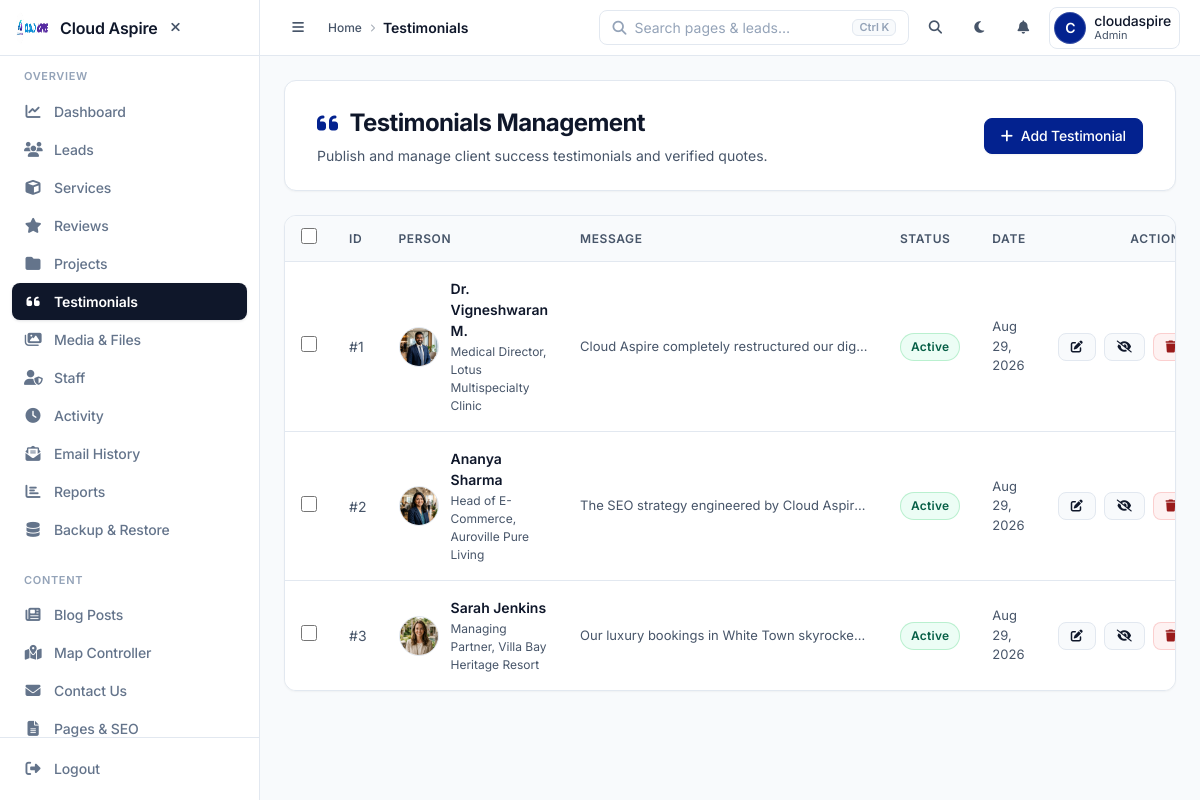
The page /admin/testimonials.php (signed in) on the database as committed earlier.
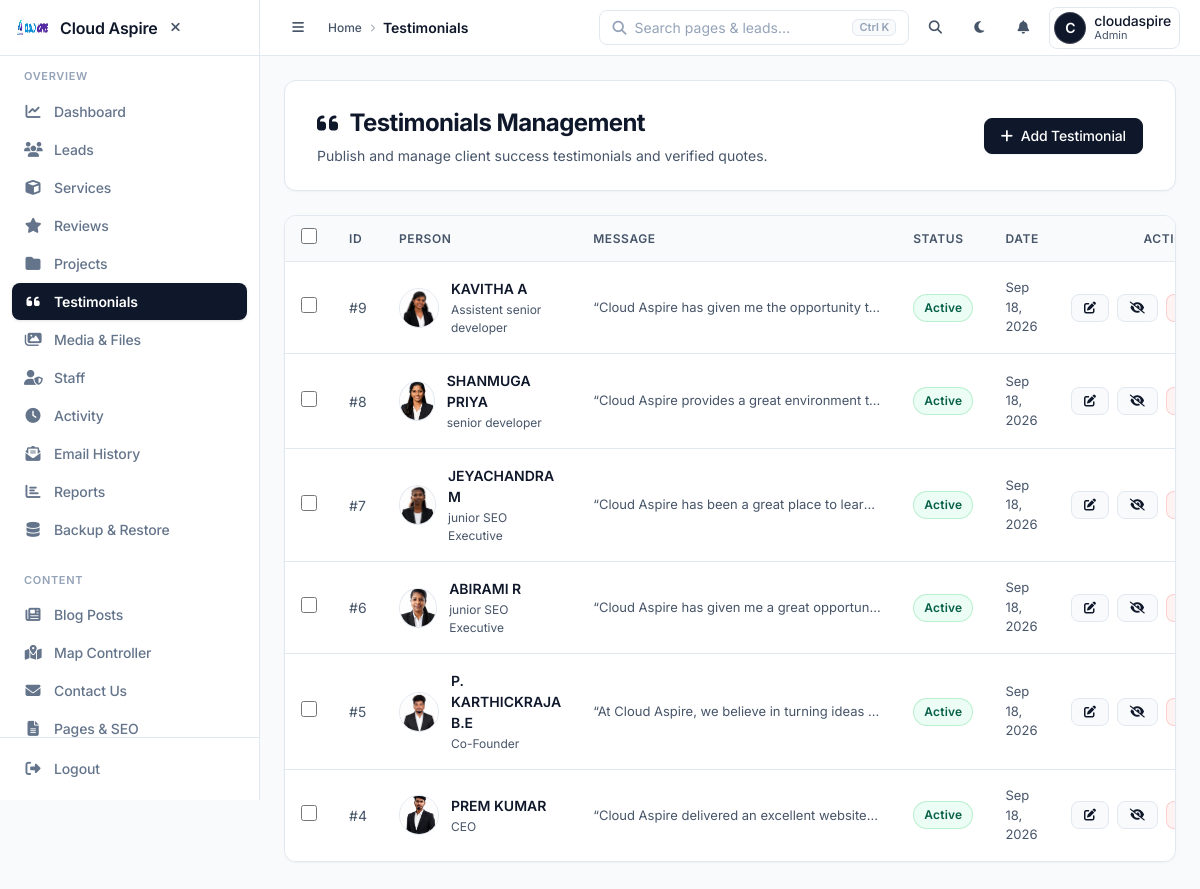
The same page on the database as committed later.
### tables this page shows
CREATE TABLE `testimonials` (
  `id` int NOT NULL,
  `name` varchar(150) NOT NULL,
  `designation` varchar(150) DEFAULT NULL,
  `message` text,
  `image` varchar(500) DEFAULT NULL,
  `status` enum('active','inactive') DEFAULT 'active',
  `created_at` timestamp NULL DEFAULT CURRENT_TIMESTAMP,
  `updated_at` timestamp NULL DEFAULT CURRENT_TIMESTAMP ON UPDATE CURRENT_TIMESTAMP
);

### admin/testimonials.php (called while the page is built, shortened)
<?php
require_once __DIR__ . '/../app/security_notifier.php';
$testimonials = $conn->query("SELECT * FROM testimonials ORDER BY created_at DESC")->fetchAll(PDO::FETCH_ASSOC);
require_once __DIR__ . '/../app/Views/admin/testimonials.php';

### app/Views/admin/testimonials.php (the view, shortened to what the changed rows need)
<?php
require_once __DIR__ . '/../../../admin/includes/header.php';
$testimonials = $testimonials ?? [];
?>
<div class="saas-page-header">
    <div>
        <h1 class="page-title"><i class="fas fa-quote-left" style="color: var(--primary);"></i> Testimonials Management</h1>
    </div>
</div>
<div class="content-card">
    <div class="table-responsive">
        <table>
            <thead>
                <tr>
                    <th style="width: 36px;"><input type="checkbox" class="testimonial-checkbox" id="selectAllCb" onclick="toggleSelectAll(this)"></th>
                    <th style="width: 60px;">ID</th>
                    <th>Person</th>
                    <th>Message</th>
                    <th>Status</th>
                    <th>Date</th>
                    <th style="text-align: right;">Actions</th>
                </tr>
            </thead>
            <tbody>
                <?php foreach ($testimonials as $t): ?>
                <tr>
                    <td><input type="checkbox" class="testimonial-checkbox row-cb" value="<?= $t['id'] ?>" onclick="updateBulkBar()"></td>
                    <td style="color: var(--text-muted);">#<?= $t['id'] ?></td>
                    <td>
                        <div style="display: flex; align-items: center; gap: 12px;">
                            <?php
                            $admin_avatar = '';
                            if (!empty($t['image'])) {
                                $admin_avatar = (str_starts_with($t['image'], 'http://') || str_starts_with($t['image'], 'https://') || str_starts_with($t['image'], '/')) ? $t['image'] : '../' . $t['image'];
                            }
                            ?>
                            <?php if ($admin_avatar): ?>
                                <img src="<?= htmlspecialchars($admin_avatar) ?>" alt="Avatar" class="avatar-img">
                            <?php else: ?>
                                <div class="avatar-placeholder"><?= strtoupper(substr($t['name'], 0, 1)) ?></div>
                            <?php endif; ?>
                            <div>
                                <div class="person-name"><?= htmlspecialchars($t['name']) ?></div>
                                <div class="person-designation"><?= htmlspecialchars($t['designation']) ?></div>
                            </div>
                        </div>
                    </td>
                    <td class="testimonial-msg" title="<?= htmlspecialchars($t['message']) ?>"><?= htmlspecialchars($t['message']) ?></td>
                    <td><span class="status status-<?= $t['status'] ?>"><?= ucfirst($t['status']) ?></span></td>
                    <td style="color: var(--text-muted); font-size: 13px;"><?= date('M d, Y', strtotime($t['created_at'])) ?></td>
                    <td style="text-align: right;">
                        <div style="display: flex; gap: 8px; justify-content: flex-end;">
                            <button class="btn btn-sm" onclick="editTestimonial(<?= htmlspecialchars(json_encode($t)) ?>)" style="background: var(--bg-main); color: var(--text-main); border: 1px solid var(--border-color);" title="Edit">
                                <i class="fas fa-edit"></i>
                            </button>
                            <form method="POST" style="display:inline;">
                                <button type="submit" class="btn btn-sm" style="background: var(--bg-main); color: var(--text-main); border: 1px solid var(--border-color);" title="Toggle Visibility">
                                    <i class="fas fa-<?= $t['status'] === 'active' ? 'eye-slash' : 'eye' ?>"></i>
                                </button>
                            </form>
                            <form method="POST" style="display:inline;" onsubmit="return confirm('Delete this testimonial permanently?')">
                                <button type="submit" class="btn btn-sm btn-delete" title="Delete">
                                    <i class="fas fa-trash"></i>
                                </button>
                            </form>
                        </div>
                    </td>
                </tr>
                <?php endforeach; ?>
            </tbody>
        </table>
    </div>
</div>
<?php require_once __DIR__ . '/../../../admin/includes/footer.php'; ?>

### admin/includes/header.php (shortened to what the changed rows need)
<?php
$script_path = str_replace('\\', '/', $_SERVER['SCRIPT_NAME'] ?? '');
$parts       = explode('/', trim($script_path, '/'));
$admin_index = array_search('admin', $parts);
$current_depth = ($admin_index !== false) ? count($parts) - $admin_index - 2 : 0;
$base_path     = str_repeat('../', max(0, $current_depth));
if (!function_exists('adminNavIsActive')) {
    function adminNavIsActive(string $url): bool
    {
        $route = $GLOBALS['current_route'] ?? '';
        $url   = preg_replace('/\.php$/', '', $url);
        if ($url === 'dashboard') {
            return in_array($route, ['dashboard', 'index', ''], true);
        }
        return $route === $url;
    }
}
?>
<!DOCTYPE html>
<html lang="en" data-theme="light">
<head>
 <link rel="stylesheet" href="https://cdnjs.cloudflare.com/ajax/libs/font-awesome/6.5.1/css/all.min.css">
 <link rel="stylesheet" href="<?= $base_path ?>css/theme-professional.css?v=4.0">
</head>
<body>
 <aside class="sidebar" id="sidebar">
 <nav class="sidebar-nav" aria-label="Admin sections">
 <?php foreach ($admin_nav as $section_label => $section_items): ?>
 <div class="nav-section">
 <div class="nav-label"><?= htmlspecialchars($section_label, ENT_QUOTES, 'UTF-8') ?></div>
 <?php foreach ($section_items as $item): ?>
 <div class="nav-item">
 <a href="<?= $base_path . $item['url'] ?>"
    class="nav-link <?= adminNavIsActive($item['url']) ? 'active' : '' ?>"
    <?= adminNavIsActive($item['url']) ? 'aria-current="page"' : '' ?>>
 <i class="fas <?= htmlspecialchars($item['icon'], ENT_QUOTES, 'UTF-8') ?>"></i>
 <span><?= htmlspecialchars($item['label'], ENT_QUOTES, 'UTF-8') ?></span>
 </a>
 </div>
 <?php endforeach; ?>
 </div>
 <?php endforeach; ?>
 </nav>
 </aside>
 <div class="main-content">
 <main class="page-content">

Rows that differ between the two databases and show on the page:
removed testimonials: id "1", image (picture), name "Dr. Vigneshwaran M.", designation "Medical Director, Lotus Multispecialty Clinic", message "Cloud Aspire completely restructured our dig…", status "Active", created_at "Aug 29, 2026"
removed testimonials: id "2", image (picture), name "Ananya Sharma", designation "Head of E-Commerce, Auroville Pure Living", message "The SEO strategy engineered by Cloud Aspir…", status "Active", created_at "Aug 29, 2026"
removed testimonials: id "3", image (picture), name "Sarah Jenkins", designation "Managing Partner, Villa Bay Heritage Resort", message "Our luxury bookings in White Town skyrocke…", status "Active", created_at "Aug 29, 2026"
added testimonials: id "9", image (picture), name "KAVITHA A", designation "Assistent senior developer", message "“Cloud Aspire has given me the opportunity t…", status "Active", created_at "Sep 18, 2026"
added testimonials: id "8", image (picture), name "SHANMUGA PRIYA", designation "senior developer", message "“Cloud Aspire provides a great environment t…", status "Active", created_at "Sep 18, 2026"
added testimonials: id "7", image (picture), name "JEYACHANDRA M", designation "junior SEO Executive", message "“Cloud Aspire has been a great place to lear…", status "Active", created_at "Sep 18, 2026"
added testimonials: id "6", image (picture), name "ABIRAMI R", designation "junior SEO Executive", message "“Cloud Aspire has given me a great opportun…", status "Active", created_at "Sep 18, 2026"
added testimonials: id "5", image (picture), name "P. KARTHICKRAJA B.E", designation "Co-Founder", message "“At Cloud Aspire, we believe in turning ideas…", status "Active", created_at "Sep 18, 2026"
added testimonials: id "4", image (picture), name "PREM KUMAR", designation "CEO", message "“Cloud Aspire delivered an excellent website…", status "Active", created_at "Sep 18, 2026"
